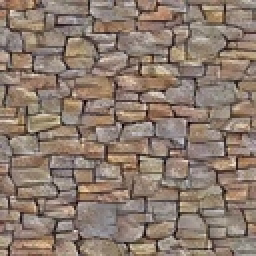
%> input picture Image Melding/Inputs/Texture interpolation/wall.jpg, 128 x 128 px (shown 2 times larger)
$ octave TextureInterpolation.m   (GNU Octave 9; MATLAB toolbox functions it lacks are replaced by stand-ins)
%> lines starting %> are read from the running program, lines starting %| are printed output that depends on the picture; in (x1, y1, x2, y2) boxes, pixels count from 0 and x2, y2 are one past the last pixel; in counts of white or black regions, pixels touching at a corner belong together; the program's own positions count from 1
### Image Melding/read_mask_image.m
%reads the input image and wherever the color is magenta it assings it to be a hole!
function [im_out im_mask invalid_mask] = read_mask_image(f_name, in_scale,thr)
im_out = im2double(imread(f_name));
imR = im_out(:,:,1);

my_ones = ones(size(imR));
im_mask_R = zeros(size(imR));
inds = find(imR >= thr);
im_mask_R( inds) = my_ones(inds);
im_mask_RN = zeros(size(imR));
im_mask_RN(imR <= 1 - thr) = 1;
imG = im_out(:,:,2);
im_mask_G = zeros(size(imG));
inds = find(imG <=  1 - thr);
im_mask_G( inds) = my_ones(inds);
im_mask_GN = zeros(size(imG));
im_mask_GN(imG >= thr) = 1;
imB = im_out(:,:,3);
im_mask_B = zeros(size(imB));
inds = find(imB >= thr);
im_mask_B( inds) = my_ones(inds);


im_mask = double(im_mask_R & im_mask_B & im_mask_G);
invalid_mask = double(im_mask_RN & im_mask_B & im_mask_GN);
inds = find(repmat(im_mask, [1 1 3]));
invalid_inds = find(repmat(invalid_mask, [1 1 3]));
im_out(invalid_inds) = 1000;
im_out(inds) = 0;
im_out = imresize(im_out,in_scale);
im_mask = imresize(im_mask,in_scale);
[im_out im_mask] = fix_downsampled_mask(im_out,im_mask);
my_ones = ones(size(im_mask));
inds = find(im_mask ~= 0);
im_mask(inds) = my_ones(inds);

### Image Melding/fix_downsampled_mask.m
function [im_out,im_mask] = fix_downsampled_mask( input_im, input_mask)
%input_mask(input_mask < 0.01) = 0;

TT = 0.9;
ch_num = size(input_im,3);
%input_mask(input_mask > TT) = 1;
mask_3ch = repmat(input_mask, [1 1 ch_num]);

im_out = input_im ./ ( 1 - mask_3ch );
im_out(mask_3ch == 1) = 0;
im_mask = input_mask;
im_mask(im_mask < TT) = 0;
im_mask(im_mask ~= 0) = 1;
%im_out(repmat(input_mask, [1 1 ch_num]) == 1) = 0;

### Image Melding/generate_linear_blend.m
% [11 lines of commented-out code are left out]


function [alpha_mask] = generate_linear_blend(input_mask)

x = input_mask(1,:,:);
st_ind = find(x, 1, 'first');
end_ind = find(x, 1, 'last');
y = ones(size(x));
l = end_ind - st_ind;
M = drawS(l, 1);
y(st_ind: st_ind +length(M) - 1) = 1 - M;%(1:l)/ l;
y(st_ind +length(M): end) = 0;
N = 100;

alpha_mask = repmat(y, [size(input_mask,1),1]);

### Image Melding/drawS.m
function [T] =  drawS( L, gamma)
%L = 300;
%gamma = 2.1;
T1 = [1:L/2] / (L/2);
T1 = T1 .^ gamma;
%T2= T1;
T2 = 1- flipdim(T1,2);
T = double([T2 (1+T1)] / 2);
%plot(T);

### Image Melding/random_merge.m
function [out_im, out_mask] = random_merge(im1, im2, blend_alpha, patch_size)
nCh = size(im1,3);
szX = size(blend_alpha,1);
szY = size(blend_alpha,2);
out_im = zeros(szX, szY, nCh);
dimX = ceil(szX / patch_size);
dimY = ceil(szY / patch_size);
rnd = rand(dimX, dimY);

posX = rand(dimX, dimY);
posY = rand(dimX, dimY);
blend_im_rsz = imresize(blend_alpha,size(rnd),'nearest');


for i = 1 : dimX
    dstXS = (i - 1) * patch_size + 1;
    dstXE = min(i * patch_size, szX);
    lX = dstXE - dstXS;
    for j = 1 : dimY

        dstYS = (j - 1) * patch_size + 1;
        dstYE = min(j * patch_size, szY);
        lY = dstYE - dstYS;
        if rnd(i,j) < blend_im_rsz(i,j)
            rnd(i,j) = 0;
            srcXS = floor((size(im1,1) - patch_size) * posX(i,j)) + 1;
            srcYS = floor((size(im1,2) - patch_size) * posY(i,j)) + 1;
            out_im(dstXS : dstXE, dstYS : dstYE, :) = im1(srcXS: srcXS + lX, srcYS: srcYS+lY,:);
        else
            rnd(i,j) = 1;
            srcXS = floor((size(im2,1) - patch_size) * posX(i,j)) + 1;
            srcYS = floor((size(im2,2) - patch_size) * posY(i,j)) + 1;
            out_im(dstXS : dstXE, dstYS : dstYE, :) = im2(srcXS: srcXS + lX, srcYS: srcYS+lY,:);
        end
    end
end
out_mask = imresize(rnd, [szX, szY],'nearest');

### Image Melding/generate_scale_pyramid_forEM.m
function [trg_im, out_Pyr, mask_Pyr, out_scales, true_src_sizes] = generate_scale_pyramid_forEM(input_im, input_mask, start_scale, num_scales, is_logscale)

global grad_weight;

cur_scale = start_scale;
scale_step = (1 - start_scale) / (num_scales - 1);
im_szX = size(input_im,1); im_szY = size(input_im,2);

out_Pyr = cell(num_scales,1);

true_src_sizes = cell(num_scales,1);
out_scales = zeros(num_scales,1);

logMin = log2(start_scale);

if(num_scales == 1)
    diff = 0;
    log_SZ = [0];
else
    diff = logMin / (num_scales - 1);
    log_SZ = 0 : diff : logMin;
end

sZs = flipdim(2 .^ log_SZ,2);
for k = 1 : num_scales
    if is_logscale
        cur_scale = sZs(k);
        cur_szX = round(cur_scale * im_szX);
        cur_szY = round(cur_scale * im_szY);
    else

        cur_szX = round(cur_scale * im_szX);
        cur_szY = round(cur_scale * im_szY);
        cur_scale = cur_scale + scale_step;
    end
    true_src_sizes{k} = [cur_szX cur_szY];
    out_scales(k) = cur_scale;

    src_im = imresize(input_im, [cur_szX cur_szY],'lanczos3');
    src_mask = imresize(input_mask,[cur_szX cur_szY],'lanczos3');
    if(k == 1)
        trg_im = src_im;
    end
    out_Pyr{k} = src_im;
    mask_Pyr{k} = src_mask;

end

### Image Melding/do_EM_iter_texture.m
function [output_im, output_NNF] = do_EM_iter_texture(trg_im, src_im_ScalePyr, mask_Pyr, trg_mask, src_scales, options, num_em, scale_ind, big_size, org_im, org_mask,org_src1, org_src2, num_pyrs, alpha_mask,input_NNF_Pyrs)

global out_directory;
global grad_weight;
global max_val_B;

num_src = 2;
cur_src = src_im_ScalePyr{scale_ind};
cur_alpha_mask = imresize(alpha_mask, [size(cur_src,1) size(cur_src,2)],'lanczos3');
num_channels = 5;
options.window_size = 0;

cur_mask = mask_Pyr{scale_ind};
[cur_src, cur_mask_fixed] = fix_downsampled_mask(cur_src, cur_mask);
cur_org = cur_src;
cur_org(find(repmat(cur_mask_fixed, [1 1 num_channels]))) = -1000;

src1_im_PYR = make_pyramid_noscale(org_src1,zeros(size(org_src1,1),size(org_src1,2)), size(trg_im,1)/big_size(1), options.max_scale, num_pyrs);%single(src_im_big);
src2_im_PYR = make_pyramid_noscale(org_src2,zeros(size(org_src2,1),size(org_src2,2)), size(trg_im,1)/big_size(1), options.max_scale, num_pyrs);%single(src_im_big);

src_im_PYR = {src1_im_PYR,src2_im_PYR};
alpha = cur_mask;
mask_cells = {repmat(cur_alpha_mask,[1 1 num_channels]), 1 - repmat(cur_alpha_mask,[1 1 num_channels])};
alpha(alpha < 0.05) = 0;
alpha_fixed = alpha;
alpha_fixed(alpha < 0.01) = 0;

alpha = repmat(alpha_fixed, [1 1 num_channels]);
weight_mask = single(mask2weights_hole(~alpha_fixed,1.3));

options.trg_weight = single(weight_mask);
options.EM_alpha = single(alpha(:,:,1));

prev_NNF_Pyrs = cell(num_src,1);
if ~isempty(input_NNF_Pyrs)
    for k = 1 : num_src
        pNN = single(input_NNF_Pyrs{k});
        NNF_NN = single(upscale_NNmap(pNN,size(trg_im,1), size(trg_im,2),size(src_im_PYR{k}.ims{1},1), size(src_im_PYR{k}.ims{1},2), size(src_im_PYR{k}.ims{1},1), size(src_im_PYR{k}.ims{1},2), options));
        prev_NNF_Pyrs{k} = NNF_NN;
    end
end


imwrite(lab2rgb(trg_im(:,:,1:3)), sprintf('%s\\Im%03d_Iter%03d.png',out_directory,(scale_ind), 0));
for e = 1 : num_em
    trg_im_PYR.ims{1} = single(trg_im);
    trg_im_PYR.ims{1}(:,:,4) = 0;
    trg_im_PYR.ims{1}(:,:,5) = 0;
    trg_im_PYR.scales{1} = 1;

    for k = 1 : 2
        if ~isempty(prev_NNF_Pyrs{k})
            options.prev_map = prev_NNF_Pyrs{k};
        end

        opt = options;


        [cur_NNF GB] = sNNMex(trg_im_PYR, src_im_PYR{k}, opt);
        GBArr{k} = GB;
        cur_vote = svoteMex(trg_im_PYR, src_im_PYR{k}, cur_NNF, options, GB);
        out_im = cur_vote(:,:,1:num_channels);

        out_im_arr{k} = out_im;
        prev_NNF_Pyrs{k} = cur_NNF;
    end
    isMax = 1;%mod(e,2);

    trg_im = combine_two_images(out_im_arr{1}, out_im_arr{2},mask_cells{1},mask_cells{2},isMax);

    %trg_im = alpha_fixed_blend .* trg_im + (1 - alpha_fixed_blend) .* cur_org;
    if(grad_weight)
        [dx dy]  = sGradMex(single(cur_org(:,:,1)));
        %if scale_ind < 3
        trg_im(:,:,4) = cur_mask_fixed .* trg_im(:,:,4) + (1 - cur_mask_fixed) .* dx;
        trg_im(:,:,5) = cur_mask_fixed .* trg_im(:,:,5) + (1 - cur_mask_fixed) .* dy;
        %end
        %if(k == num_em)
        res = do_poisson_combination(trg_im(:,:,1), ones(size(trg_im(:,:,1))), grad_weight, trg_im(:,:,4), trg_im(:,:,5));
        trg_im(:,:,1) = res;%alpha_fixed(:,:,1) .* res + (1 - alpha_fixed(:,:,1)) .* cur_src(:,:,1);
        if scale_ind >= 9
            res(res > max_val_B) = max_val_B;
            trg_im(:,:,1) = res;
        else
            res(res > 0.95 * max_val_B) = max_val_B;
            trg_im(:,:,1) = res;
        end
        %end
    end


    imwrite(lab2rgb(trg_im(:,:,1:3)), sprintf('%s\\Im%03d_Iter%03d.png',out_directory,(scale_ind), e));


end

output_im = trg_im;
output_NNF = prev_NNF_Pyrs;

### Image Melding/make_pyramid_noscale.m
function out_pyr = make_pyramid_noscale(input_im, input_mask, min_scale, max_scale, num_scale)

global grad_weight;

logMin = log2(min_scale);
max_scale_global = min_scale + min_scale * max_scale;
logMax = log2(max_scale_global);
num_channels = size(input_im , 3);
if(num_scale == 1)
    diff = 0;
    log_SZ = [logMin];
else
    diff = (logMax - logMin) / (num_scale - 1);
    log_SZ = logMin : diff : logMax;
end

sZs = 2 .^ log_SZ;
ox  = size(input_im,1) ;
oy = size(input_im,2);
out_pyr_ims = cell(num_scale,1);
out_pyr.scales = cell(num_scale,1);
for k = 1 : num_scale
    sZ = sZs(k);

    szn = round(sZ *[ox oy]);
    out_pyr.scales{k} = ox / szn(1);
    sZIM_mask = imresize(input_mask,szn,'lanczos3');

    sZIM = imresize(input_im,szn,'lanczos3');
    sZIM_mask_b = imresize(sZIM_mask, [ox oy], 'lanczos3');
    sZIM_b = imresize(sZIM, [ox oy], 'lanczos3');

    [sZIM_b, sZIM_mask_b] = fix_downsampled_mask(sZIM_b, sZIM_mask_b);
    sZIM_b(find(repmat(sZIM_mask_b,[1 1 num_channels]))) = -1000;

    out_pyr_ims{k} = single(sZIM_b);
end

out_pyr.ims = out_pyr_ims;

### Image Melding/mask2weights_hole.m
function weights = mask2weights_hole(mask, alpha_weight)
%ObjInfluenceDistance = 0.33*nnz(mask)^0.5; % the influence region of an object is proportional to it's size, assuming one object in mask
%ObjInfluenceDistance = 0.05*numel(mask)^0.5; % the influence region of an object is proportional to the image size
disttrans = bwdist(mask);
%disttrans(disttrans>ObjInfluenceDistance) = ObjInfluenceDistance;
weights = 5+200*alpha_weight.^(-disttrans-5*double(~mask));
end

### Image Melding/lab2rgb.m

function [out_im] = lab2rgb(input_im)

C = makecform('lab2srgb');
input_im(isinf(input_im)) = 0;
out_im = applycform(double(input_im), C);

### Image Melding/TextureInterpolation.m
% Image Melding
% MATLAB Scripts and Mex Executables Version 1.0 (2012-03-12)
%
%   By Soheil Darabi
%   Copyright Adobe Systems Inc
%   Licensed by Adobe for noncommercial research use only.

clc;
clear options;
close all;
path(path, '.\Mexfiles'); % Contains the compiled functions for the search and vote algorithm of patches

global grad_weight;%lambda value in the paper
global out_directory;%directory name for saving intermediate files


input_folder = 'Inputs/Texture interpolation/'
results_folder = '.\Results\'

%%%%%%%%%%%%%%%%%%%%%%%%%%%%%%%%%%%%%%%%
%MODIFY THIS SECTION FOR YOUR TEST IMAGES
input_file_name = strcat(input_folder,'wall_marble.png'); %image that contain two textures for which we want to perform an interpolation
out_directory = strcat(results_folder,'wall_marble'); %folder in which we store each iterative result
im1_src = im2double(imread(strcat(input_folder,'wall.jpg'))); % Image of the first texture
im2_src = im2double(imread(strcat(input_folder,'marble.jpg'))); % Image of the second texture
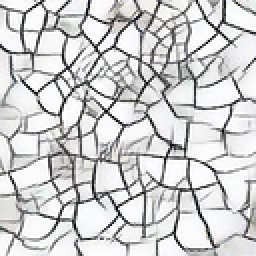
%> input picture Image Melding/Inputs/Texture interpolation/marble.jpg, 128 x 128 px (shown 2 times larger)
%%%%%%%%%%%%%%%%%%%%%%%%%%%%%%%%%%%%%%%%

if ~exist(out_directory, 'dir')
    mkdir(out_directory);
end

grad_weight = 2.0; %we fix a great lambda value

[im1 im1_mask invalid_mask] = read_mask_image(input_file_name,1,0.8); %reads the input image and wherever the color is magenta it assings it to be a hole!
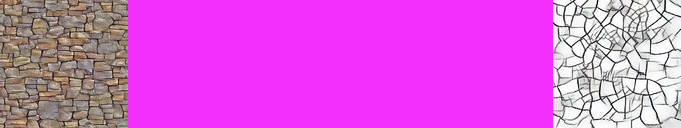
%> input picture Image Melding/Inputs/Texture interpolation/wall_marble.png, 681 x 128 px
%> in read_mask_image, `inds = find(imR >= thr);`: inds = 65989 values from 61 to 87168
%> in read_mask_image, `im_mask_R( inds) = my_ones(inds);`:
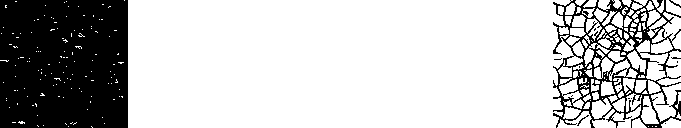
%> im_mask_R: size 128x681 double; values 0 (black) and 1 (white), 75.7% white; 15 black regions (11 under 20 px), largest, box (x1, y1, x2, y2) and area: (0, 0, 128, 128) 16101, (553, 0, 681, 128) 4994, (669, 0, 681, 8) 23, (577, 115, 589, 126) 22
%> in read_mask_image, `im_mask_RN(imR <= 1 - thr) = 1;`: im_mask_RN: size 128x681 double; values 0 (black) and 1 (white), 0.66% white in thin lines or dots
%> in read_mask_image, `imG = im_out(:,:,2);`:
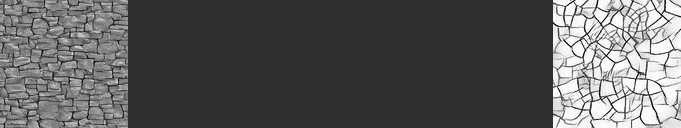
%> imG: size 128x681 double; min 0, max 1, mean 0.358
%> in read_mask_image, `inds = find(imG <=  1 - thr);`: inds = 55304 values from 306 to 87070
%> in read_mask_image, `im_mask_G( inds) = my_ones(inds);`: im_mask_G: size 128x681 double; values 0 (black) and 1 (white), 63.4% white; 2 black regions, box (x1, y1, x2, y2) and area: (553, 0, 681, 128) 15952, (0, 0, 128, 128) 15912
%> in read_mask_image, `im_mask_GN(imG >= thr) = 1;`: im_mask_GN: size 128x681 double; values 0 (black) and 1 (white), 13% white; 163 white regions (66 under 20 px), largest, box (x1, y1, x2, y2) and area: (636, 40, 681, 86) 687, (651, 83, 681, 122) 598, (652, 12, 681, 50) 493
%> in read_mask_image, `inds = find(imB >= thr);`: inds = 65711 values from 4852 to 87168
%> in read_mask_image, `im_mask_B( inds) = my_ones(inds);`: im_mask_B: size 128x681 double; values 0 (black) and 1 (white), 75.4% white; 15 black regions (11 under 20 px), largest, box (x1, y1, x2, y2) and area: (0, 0, 128, 128) 16379, (553, 0, 681, 128) 4982, (669, 0, 681, 8) 23, (577, 115, 589, 126) 22
%> in read_mask_image, `im_mask = double(im_mask_R & im_mask_B & im_mask_G);`: im_mask: size 128x681 double; values 0 (black) and 1 (white), 62.4% white; 2 black regions, box (x1, y1, x2, y2) and area: (0, 0, 128, 128) 16384, (553, 0, 681, 128) 16384
%> in read_mask_image, `invalid_mask = double(im_mask_RN & im_mask_B & im_mask_GN);`: invalid_mask: size 128x681 double; every value is 0
%> in read_mask_image, `inds = find(repmat(im_mask, [1 1 3]));`: inds = 163200 values from 16385 to 245120
%> in read_mask_image, `invalid_inds = find(repmat(invalid_mask, [1 1 3]));`: invalid_inds = []
%> in fix_downsampled_mask, `im_out = input_im ./ ( 1 - mask_3ch );`: im_out: size 128x681x3 double; 62.41% of the values are NaN or infinite; the others: min 0, max 1, mean 0.65
%> in read_mask_image, `inds = find(im_mask ~= 0);`: inds = 54400 values from 16385 to 70784

alpha_mask = generate_linear_blend(im1_mask); %generating an alpha linear blending for the mask
%> in generate_linear_blend, `x = input_mask(1,:,:);`: x = 681 values, max 1 at index 129, min 0 at index 1, mean 0.624
%> in generate_linear_blend, `st_ind = find(x, 1, 'first');`: st_ind = 129
%> in generate_linear_blend, `end_ind = find(x, 1, 'last');`: end_ind = 553
%> in generate_linear_blend, `l = end_ind - st_ind;`: l = 424
%> in drawS, `T1 = [1:L/2] / (L/2);`: T1 = 212 values from 0.00472 to 1
%> in drawS, `T2 = 1- flipdim(T1,2);`: T2 = 212 values from 0 to 0.995
%> in drawS, `T = double([T2 (1+T1)] / 2);`: T = 424 values from 0 to 1

options.parallel_iter =6; %number of random search in Generalized PatchMatch (GPM)
options.patch_size = 10;%patchsize
options.min_scale = 0.9;%minimum scale in GPM
options.max_scale = 1.3;%maximum scale in GPM
options.min_relscale = 0.9;%minimum relative scale in GPM
options.max_relscale = 1.1;%maximum relative scale in GPM
options.min_angle = -pi/4;%minimum rotation
options.max_angle = pi/4;%maximum rotation
options.search_reflection = 1;%indicates if the algorithm should search for reflection.  If you turn it on you need more parallel_iter!
options.window_size = 0;%Specifies the local search
options.random_init = 1;%if it is turned to zero, GPM initializes the locations to be identity
options.do_random_search = 1;%if it is turned to zero, algorithm just does random search

options.min_Bias = single([-10   ; -50   ;   -50;      0; 0]);%minimum bias in Lab space.  The last two channels are related to gradients.  As gradients can be drived from colors, if you leave it as it's the algorithm automatically uses gain of color channels.
options.max_Bias = single([10 ; 50 ;  50; 0;0]);%maximum bias
options.min_Gain = single([0.9  ; 0.9     ;   0.9;      1;1]);%minimum gain
options.max_Gain = single([1.5  ; 1.5   ;   1.5;    1;1]);%maximum gain
init_im = random_merge(im1_src,im2_src,alpha_mask,options.patch_size);%the initial guess is created by selecting patches from each source randomly.  The probablity of the selcetion is based on how close the synthesis region is to each of the sources.
%> after the loop in random_merge, `for i = 1 : dimX`:
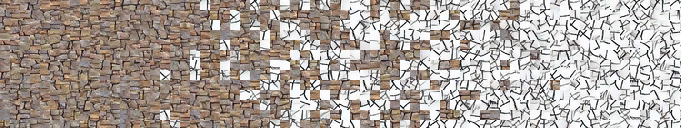
%> out_im: size 128x681x3 double; mean R, G, B 0.672, 0.637, 0.612
%> after the loop in random_merge, `for i = 1 : dimX`: srcXS = 113; srcYS = 9
%> in random_merge, `out_mask = imresize(rnd, [szX, szY],'nearest');`:
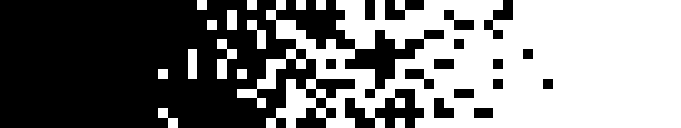
%> out_mask: size 128x681 double; values 0 (black) and 1 (white), 49.2% white; 14 white regions, largest, box (x1, y1, x2, y2) and area: (237, 0, 681, 128) 40759, (217, 39, 237, 79) 400, (247, 20, 266, 49) 271

options.coh_weigh = 1;%if set to 1 the algorithm gives more weight to the coherent regions.
options.normalize_weight = 0;%if set to 0 the algorithm ignores gain and bias adjustments
options.num_threads = 12;%number of threads
options.do_MinNNF = 2;%the algorithm does this number of random searches after merges previous NNF and current one.  Please refer to original PM for more details
options.grad_weight = grad_weight;
num_pyrs = 10;%number of scaled pyramids algorithm needs for synthesis

big_size =  [size(im1,1), size(im1,2)]; % image dimensions
%> big_size = [128 681]

start_scale = 35 / min(size(im1,1), size(im1,2));%the coasest scale is 35
%> start_scale = 0.273

num_scales = 10;%number of scales for EM iterations
num_em = 30;%initial number of EM iterations at coarsest scale
decrease_factor = 3;%when we go to finer resolutions we reduce this number from number of EM iterations
min_scale = 5;%the minimum number of EM iterations


C = makecform('srgb2lab'); % creates a color transformation structure C that defines the color space conversion specified by type.
im1 = applycform(im1, C);%takes the image to Lab space
%> im1: size 128x681x3 double; mean of channels 1, 2, 3 25.4, 1.1, 1.8
im1 = cat(3,im1,zeros(size(im1,1),size(im1,2),2));%add two channels for gradients.
im1_src = applycform(im1_src, C);%takes the image to Lab space
%> im1_src: size 128x128x3 double; mean of channels 1, 2, 3 52.9, 5.7, 9.6
im1_src = cat(3,im1_src,zeros(size(im1_src,1),size(im1_src,2),2));%add two channels for gradients.
im2_src = applycform(im2_src, C);%takes the image to Lab space
%> im2_src: size 128x128x3 double; mean of channels 1, 2, 3 82, -0.1, -0.2
im2_src = cat(3,im2_src,zeros(size(im2_src,1),size(im2_src,2),2));%add two channels for gradients.


options.vote_weight = single(ones(options.patch_size,options.patch_size));%instead of box filter in vote step you can apply other filters such as Gaussian

im_szX = size(im1,1); % image width
%> im_szX = 128
im_szY = size(im1,2); % image height
%> im_szY = 681
is_log_upscale = 1; %upscale enable

[trg_im,  src_Pyr, mask_Pyr, src_scales, true_src_sizes] = generate_scale_pyramid_forEM(im1, im1_mask, start_scale, num_scales,is_log_upscale);%generates all the source pyramids for every EM scale
%> after the loop in generate_scale_pyramid_forEM, `for k = 1 : num_scales`: mask_Pyr = 10 items; out_scales = [0.273; 0.316; 0.365; 0.421; 0.487; 0.562; 0.649; 0.75; 0.866; 1]; true_src_sizes = {[35 186], [40 215], [47 248], [54 287], [62 331], [72 383], [83 442], [96 511], [111 590], [128 681]}
%> src_Pyr = 10 items; mask_Pyr = 10 items; src_scales has the same summary as out_scales in generate_scale_pyramid_forEM

trg_mask = mask_Pyr{1};
[trg_im,trg_mask] = fix_downsampled_mask(trg_im, trg_mask); %when downsample an image with a hole, the values of the boundaries get affected by both non-valid regions and valid regions.  This function correct those values.
%> in fix_downsampled_mask (call 2), `im_mask(im_mask < TT) = 0;`: im_mask: size 35x186 double; min 0, max 1.01, mean 0.623
%> in fix_downsampled_mask (call 2), `im_mask(im_mask ~= 0) = 1;`: im_mask: size 35x186 double; values 0 (black) and 1 (white), 62.4% white; 2 black regions, box (x1, y1, x2, y2) and area: (0, 0, 35, 35) 1225, (151, 0, 186, 35) 1225

trg_im(:,:,1:3) = imresize(applycform(init_im, C),[size(trg_im,1),size(trg_im,2)]);%applycform(tmp_im, C);

global max_val_B; %max brightness
max_val_B =  max(max(trg_im(:,:,1)));%to control the colors don't get to brigh in synthesis I clamp values bigger than propertion of the maximum value.
%> max_val_B = 103.6
%> the run ends on the next line
cur_NN = [];
% performing texture interpolation on multiple iteration
for k = 1 : num_scales%loop over scales

    if k ~= 1

        trg_mask = imresize(trg_mask, true_src_sizes{k},'lanczos3');
        trg_im = imresize(cur_im, true_src_sizes{k},'lanczos3');
    end

    opt = options;
    if k > 3%for acceleration I avoid doing random search after a specific scale
        opt.do_random_search = 0;
        opt.do_MinNNF = 0;
    end

    big_size =  [size(im1,1), size(im1,2)];
    [cur_im cur_NN] = do_EM_iter_texture(trg_im, src_Pyr, mask_Pyr, trg_mask, src_scales, opt, num_em, k,big_size, im1, im1_mask, im1_src, im2_src, num_pyrs,alpha_mask,cur_NN);
